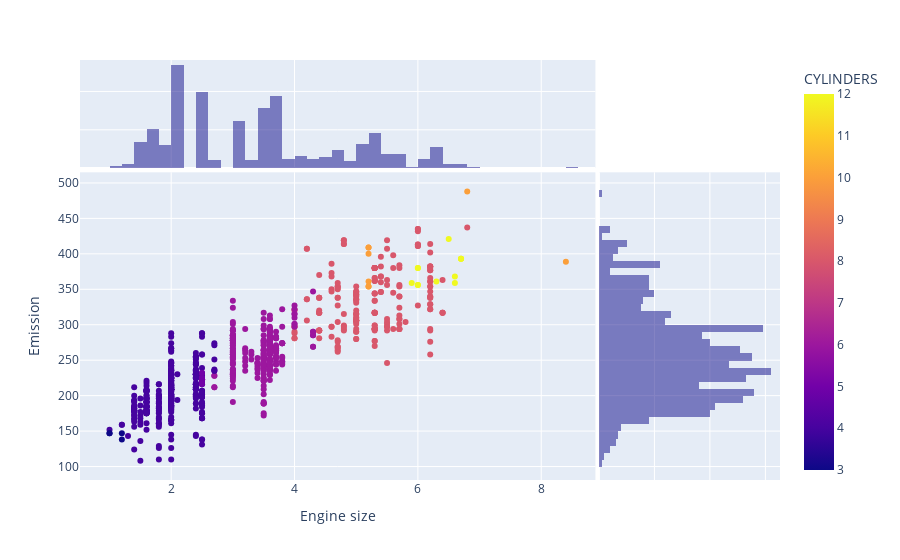

The notebook cell this image was saved under:
### Markdown cell above
#### Train data distribution

### Code cell
fig = px.scatter(
    train,
    x="ENGINESIZE",
    y="CO2EMISSIONS",
    color="CYLINDERS",
    marginal_x="histogram",
    marginal_y="histogram",
)
fig.update_layout(
    xaxis_title="Engine size",
    yaxis_title="Emission",
)
fig.show()

### Figure 1 — Plotly figure (JSON) as saved in the notebook; plotly's stock layout.template omitted (floating-point values rounded to 4 significant figures; data arrays with more than 128 entries replaced by an {"elided": "..."} marker saying what was removed)
{"data": [{"hovertemplate": "ENGINESIZE=%{x}<br>CO2EMISSIONS=%{y}<br>CYLINDERS=%{marker.color}<extra></extra>", "legendgroup": "", "marker": {"color": {"elided": "867 int values"}, "coloraxis": "coloraxis", "symbol": "circle"}, "mode": "markers", "name": "", "orientation": "v", "showlegend": false, "type": "scatter", "x": {"elided": "867 float values"}, "xaxis": "x", "y": {"elided": "867 int values"}, "yaxis": "y"}, {"alignmentgroup": "True", "bingroup": "x", "hovertemplate": "ENGINESIZE=%{x}<br>count=%{y}<extra></extra>", "legendgroup": "", "marker": {"color": "#0d0887"}, "name": "", "offsetgroup": "", "opacity": 0.5, "showlegend": false, "type": "histogram", "x": {"elided": "867 float values"}, "xaxis": "x3", "yaxis": "y3"}, {"alignmentgroup": "True", "bingroup": "y", "hovertemplate": "CO2EMISSIONS=%{y}<br>count=%{x}<extra></extra>", "legendgroup": "", "marker": {"color": "#0d0887"}, "name": "", "offsetgroup": "", "opacity": 0.5, "showlegend": false, "type": "histogram", "xaxis": "x2", "y": {"elided": "867 int values"}, "yaxis": "y2"}], "layout": {"barmode": "overlay", "coloraxis": {"colorbar": {"title": {"text": "CYLINDERS"}}, "colorscale": [[0, "#0d0887"], [0.1111, "#46039f"], [0.2222, "#7201a8"], [0.3333, "#9c179e"], [0.4444, "#bd3786"], [0.5556, "#d8576b"], [0.6667, "#ed7953"], [0.7778, "#fb9f3a"], [0.8889, "#fdca26"], [1, "#f0f921"]]}, "legend": {"tracegroupgap": 0}, "margin": {"t": 60}, "xaxis": {"anchor": "y", "domain": [0, 0.7363], "title": {"text": "Engine size"}}, "xaxis2": {"anchor": "y2", "domain": [0.7413, 1], "matches": "x2", "showgrid": true, "showline": false, "showticklabels": false, "ticks": ""}, "xaxis3": {"anchor": "y3", "domain": [0, 0.7363], "matches": "x", "showgrid": true, "showticklabels": false}, "xaxis4": {"anchor": "y4", "domain": [0.7413, 1], "matches": "x2", "showgrid": true, "showline": false, "showticklabels": false, "ticks": ""}, "yaxis": {"anchor": "x", "domain": [0, 0.7326], "title": {"text": "Emission"}}, "yaxis2": {"anchor": "x2", "domain": [0, 0.7326], "matches": "y", "showgrid": true, "showticklabels": false}, "yaxis3": {"anchor": "x3", "domain": [0.7426, 1], "matches": "y3", "showgrid": true, "showline": false, "showticklabels": false, "ticks": ""}, "yaxis4": {"anchor": "x4", "domain": [0.7426, 1], "matches": "y3", "showgrid": true, "showline": false, "showticklabels": false, "ticks": ""}}}
